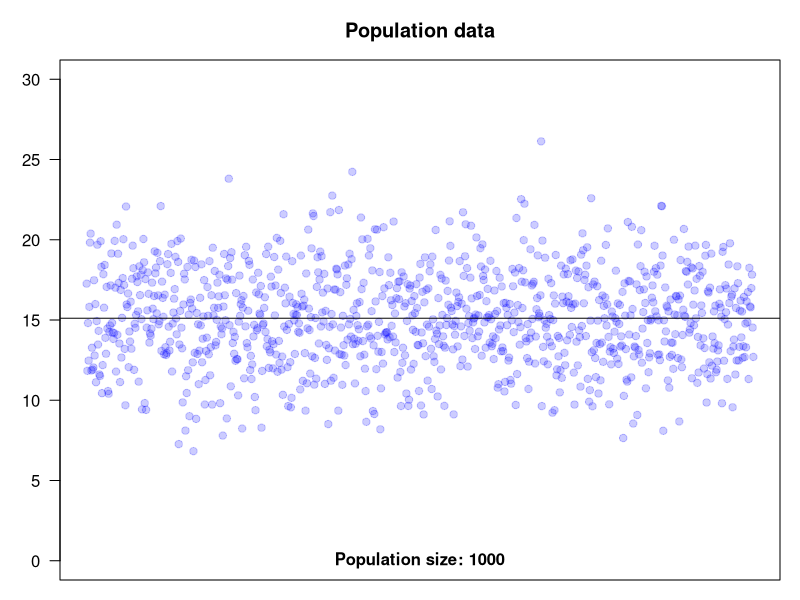
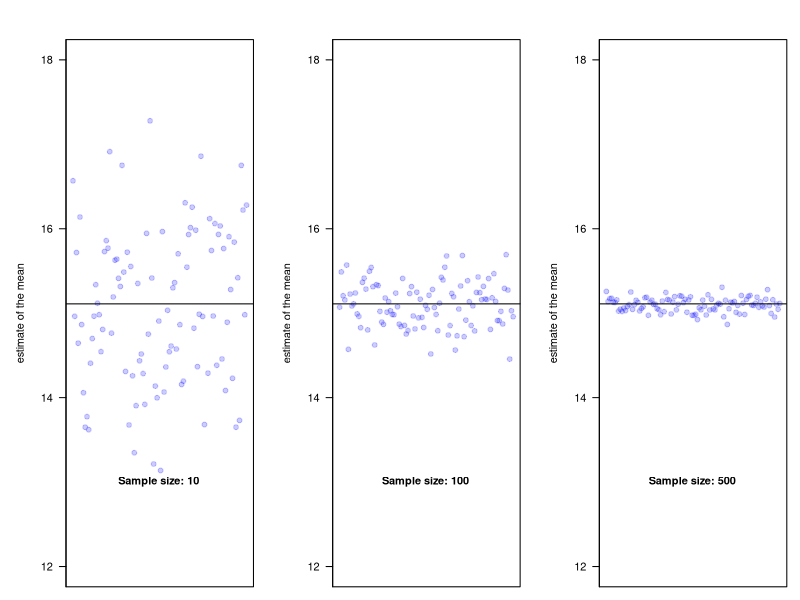
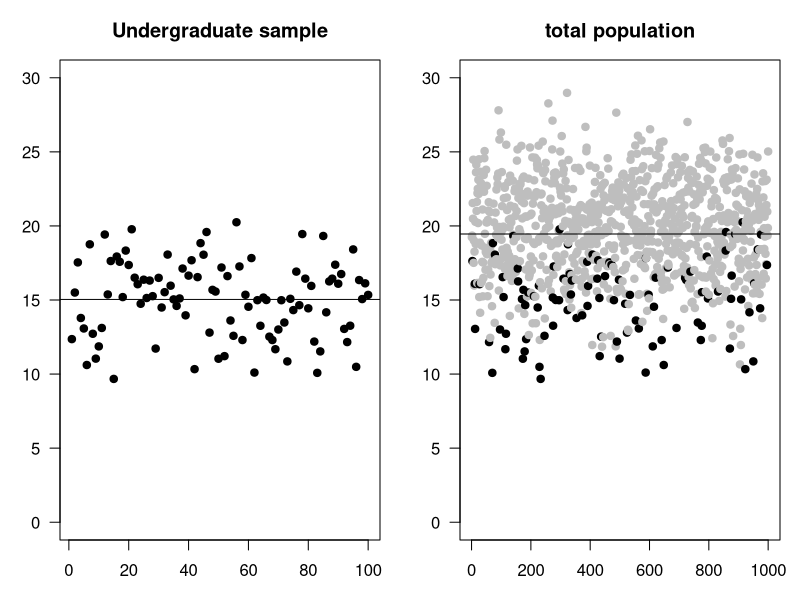

Generate these figures, in order, with R:
## ---- chunk 1
par(mar=c(1,3,3,1))
values = rnorm(n=1000, sd=3, mean = 15)
plot(values, axes=FALSE, xlab="", ylab="attribute", ylim=c(0,30), 
     pch=19, col="#0000ff33", main="Population data")
axis(2,seq(from=0, to=30, by=5), las=1)
abline( mean(values), 0)
text( 500, 0, "Population size: 1000", font=2)
box()
## ---- chunk 2
layout(matrix(1:3,1,3))
par(mar=c(1,5,3,1))
mus = rep(0, 100)

for(i in 1:100){
    sample_size=10
    mus[i] = mean( sample( values, size=sample_size ))
}
plot( mus, axes=FALSE, xlab="", ylab="estimate of the mean", ylim=c(12,18), 
     pch=19, col="#0000ff33", main="")
axis(2,seq(from=10, to=20, by=2), las=1)
abline( mean(values), 0)
text( 50, 13, "Sample size: 10", font=2)
box()

for(i in 1:100){
    sample_size=100
    mus[i] = mean( sample( values, size=sample_size ))
}
plot( mus, axes=FALSE, xlab="", ylab="estimate of the mean", ylim=c(12,18), 
     pch=19, col="#0000ff33", main="")
axis(2,seq(from=10, to=20, by=2), las=1)
abline( mean(values), 0)
text( 50, 13, "Sample size: 100", font=2)
box()

for(i in 1:100){
    sample_size=500
    mus[i] = mean( sample( values, size=sample_size ))
}
plot( mus, axes=FALSE, xlab="", ylab="estimate of the mean", ylim=c(12,18), 
     pch=19, col="#0000ff33", main="")
axis(2,seq(from=10, to=20, by=2), las=1)
abline( mean(values), 0)
text( 50, 13, "Sample size: 500", font=2)
box()
## ---- chunk 3
layout(matrix(1:2,1,2))
par(mar=c(3,3,3,1))
values1 = rnorm(n=900, sd=3, mean = 20)
values2 = rnorm(n=100, sd=3, mean = 15)
vv = c(values1, values2)
colors=c( rep("grey", 900), rep("black", 100))
idx = sample(1:1000)
plot(values2, col="black", pch=19, ylim=c(0,30), las=1, main="Undergraduate sample")
abline( mean(values2), 0)

plot(vv[idx], col=colors[idx], pch=19, ylim=c(0,30), las=1, main="total population")
abline( mean(c(values1, values2)), 0)
